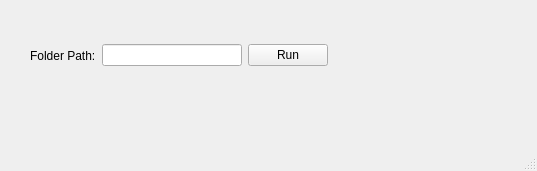
<?xml version="1.0" encoding="UTF-8"?>
<ui version="4.0">
 <class>Li_GUI</class>
 <widget class="QMainWindow" name="Li_GUI">
  <property name="geometry">
   <rect>
    <x>0</x>
    <y>0</y>
    <width>537</width>
    <height>171</height>
   </rect>
  </property>
  <property name="windowTitle">
   <string>Li_GUI</string>
  </property>
  <widget class="QWidget" name="centralwidget">
   <widget class="QLabel" name="is_running">
    <property name="geometry">
     <rect>
      <x>330</x>
      <y>50</y>
      <width>63</width>
      <height>20</height>
     </rect>
    </property>
    <property name="text">
     <string/>
    </property>
   </widget>
   <widget class="QWidget" name="">
    <property name="geometry">
     <rect>
      <x>30</x>
      <y>40</y>
      <width>298</width>
      <height>31</height>
     </rect>
    </property>
    <layout class="QHBoxLayout" name="horizontalLayout">
     <item>
      <widget class="QLabel" name="path_label">
       <property name="text">
        <string>Folder Path:</string>
       </property>
      </widget>
     </item>
     <item>
      <widget class="QLineEdit" name="lineEdit"/>
     </item>
     <item>
      <widget class="QPushButton" name="runButton">
       <property name="text">
        <string>Run</string>
       </property>
       <property name="checkable">
        <bool>true</bool>
       </property>
      </widget>
     </item>
    </layout>
   </widget>
  </widget>
  <widget class="QMenuBar" name="menubar">
   <property name="geometry">
    <rect>
     <x>0</x>
     <y>0</y>
     <width>537</width>
     <height>25</height>
    </rect>
   </property>
  </widget>
  <widget class="QStatusBar" name="statusbar"/>
 </widget>
 <resources/>
 <connections/>
</ui>
